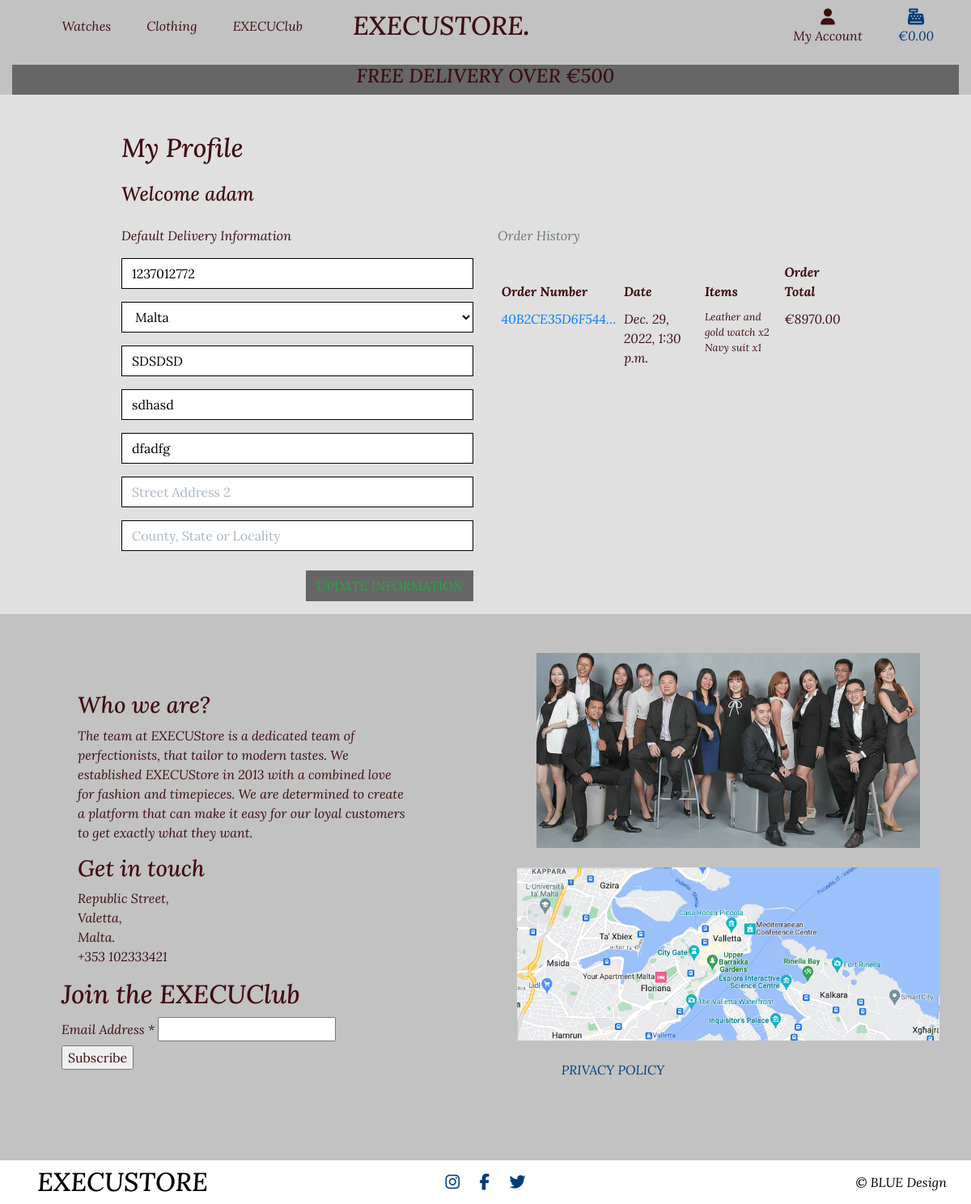
Screenshot of /profile/ (signed in) with the database file from the repository.
### profiles/models.py (models this page shows, shortened)
class UserProfile(models.Model):
    user = models.OneToOneField(User, on_delete=models.CASCADE)
    default_phone_number = models.CharField(max_length=20, null=True, blank=True)
    default_country = CountryField(blank_label='Country *', null=True, blank=True)
    default_postcode = models.CharField(max_length=20, null=True, blank=True)
    default_town_or_city = models.CharField(max_length=40, null=True, blank=True)
    default_street_address1 = models.CharField(max_length=80, null=True, blank=True)
    default_street_address2 = models.CharField(max_length=80, null=True, blank=True)
    default_county = models.CharField(max_length=80, null=True, blank=True)

### checkout/models.py (models this page shows, shortened)
class Order(models.Model):
    order_number = models.CharField(max_length=32, null=False, editable=False)
    user_profile = models.ForeignKey(UserProfile, on_delete=models.SET_NULL,
                                     null=True, blank=True, related_name='orders')
    full_name = models.CharField(max_length=50, null=False, blank=False)
    email = models.EmailField(max_length=250, null=False, blank=False)
    phone_number = models.CharField(max_length=20, null=False, blank=False)
    country = CountryField(blank_label='Country *', null=False, blank=False)
    postcode = models.CharField(max_length=20, null=True, blank=True)
    town_or_city = models.CharField(max_length=40, null=False, blank=False)
    street_address1 = models.CharField(max_length=80, null=False, blank=False)
    street_address2 = models.CharField(max_length=80, null=True, blank=True)
    county = models.CharField(max_length=80, null=True, blank=True)
    date = models.DateTimeField(auto_now_add=True)
    delivery_cost = models.DecimalField(max_digits=6, decimal_places=2, null=False, default=0)
    order_total = models.DecimalField(max_digits=15, decimal_places=2, null=False, default=0)
    grand_total = models.DecimalField(max_digits=15, decimal_places=2, null=False, default=0)
    original_bag = models.TextField(null=False, blank=False, default='')
    stripe_pid = models.CharField(max_length=254, null=False, blank=False, default='')

class OrderLineItem(models.Model):
    order = models.ForeignKey(Order, null=False, blank=False,
                              on_delete=models.CASCADE,
                              related_name='lineitems')
    product = models.ForeignKey(Product, null=False,
                                blank=False, on_delete=models.CASCADE)
    quantity = models.IntegerField(null=False, blank=False, default=0)
    lineitem_total = models.DecimalField(max_digits=15, decimal_places=2,
                                         null=False, blank=False,
                                         editable=False)

### products/models.py (models this page shows, shortened)
class Product(models.Model):
    category = models.ForeignKey('Category', null=True, blank=True,
                                 on_delete=models.SET_NULL)
    name = models.CharField(max_length=255)
    product_id = models.CharField(max_length=254, null=True, blank=True)
    description = models.TextField()
    price = models.DecimalField(max_digits=15, decimal_places=2)
    availability = models.CharField(max_length=255)
    image_url = models.URLField(max_length=1024, null=True, blank=True)
    image = models.ImageField(null=True, blank=True)

### profiles/views.py (the view)
# urls.py: path('profile/', include('profiles.urls')),
@login_required
def profile(request):
    profile = get_object_or_404(UserProfile, user=request.user)
    if request.method == 'POST':
        form = UserProfileForm(request.POST, instance=profile)
        if form.is_valid():
            form.save()
            messages.success(request, 'Profile updated successfully')
    form = UserProfileForm(instance=profile)
    orders = profile.orders.all()
    template = 'profiles/profile.html'
    context = {
        'form': form,
        'orders': orders,
        'on_profile_page': True
    }
    return render(request, template, context)

### profiles/forms.py
class UserProfileForm(forms.ModelForm):
    class Meta:
        model = UserProfile
        exclude = ('user',)
    def __init__(self, *args, **kwargs):
        super().__init__(*args, **kwargs)
        placeholders = {
            'default_phone_number': 'Phone Number',
            'default_postcode': 'Postal Code',
            'default_town_or_city': 'Town or City',
            'default_street_address1': 'Street Address 1',
            'default_street_address2': 'Street Address 2',
            'default_county': 'County, State or Locality',
        }
        self.fields['default_phone_number'].widget.attrs['autofocus'] = True
        for field in self.fields:
            if field != 'default_country':
                if self.fields[field].required:
                    placeholder = f'{placeholders[field]} *'
                else:
                    placeholder = placeholders[field]
                self.fields[field].widget.attrs['placeholder'] = placeholder
            self.fields[field].widget.attrs['class'] = 'border-black rounded-0 profile-form-input'
            self.fields[field].label = False

### bag/contexts.py (called while the page is built, shortened)
def bag_contents(request):
    bag_items = []
    total = 0
    product_count = 0
    bag = request.session.get('bag', {})
    if total < settings.FREE_DELIVERY_THRESHOLD:
        delivery = total * Decimal(settings.STANDARD_DELIVERY_PERCENTAGE / 100)
        free_delivery_delta = settings.FREE_DELIVERY_THRESHOLD - total
    else:
        delivery = 0
        free_delivery_delta = 0
    grand_total = delivery + total
    context = {
        'bag_items': bag_items,
        'total': total,
        'product_count': product_count,
        'delivery': delivery,
        'free_delivery_delta': free_delivery_delta,
        'free_delivery_threshold': settings.FREE_DELIVERY_THRESHOLD,
        'grand_total': grand_total,
    }
    return context

### profiles/templates/profiles/profile.html (shortened to what this page needs)
{% extends "base.html" %}
{% load static %}
{% block extra_css %}
    <link rel="stylesheet" href="{% static 'profiles/css/profile.css' %}">
{% endblock %}
{% block page_header %}
    <div class="container header-container">
    </div>
{% endblock %}
{% block content %}
    <div class="overlay backcolor"></div>
    <div class="container mb-2">
        <div class="row">
            <div class="col ">
                <h2 class=" mb-4">My Profile</h2>
                <h4 class=" mb-4 mt-2"> Welcome {{ user }} </h4>
            </div>
        </div>
        <div class="row">
            <div class="col-12 col-lg-6">
                <p class="text-muted text-color">Default Delivery Information</p>
                <form class="mt-3" action="{% url 'profile' %}" method="POST" id="profile-update-form">
                    {{ form|crispy }}
                    <button class="btn btn-color rounded-0 text-uppercase my-2 float-right text-success">Update Information</button>
                </form>
            </div>
            <div class="col-12 col-lg-6">
                <p class="text-muted">Order History</p>
                <div class="order-history table-responsive">
                    <table class="table table-sm table-borderless text-color">
                        <thead>
                            <tr>
                                <th>Order Number</th>
                                <th>Date</th>
                                <th>Items</th>
                                <th>Order Total</th>
                            </tr>
                        </thead>
                        <tbody>
                            {% for order in orders %}
                                <tr>
                                    <td>
                                        <a href="{% url 'order_history' order.order_number %}"
                                        title="{{ order.order_number }}">
                                            {{ order.order_number|truncatechars:15 }}
                                        </a>
                                    </td>
                                    <td>{{ order.date }}</td>
                                    <td>
                                        <ul class="list-unstyled">
                                            {% for item in order.lineitems.all %}
                                                <li class="small">
                                                    {{ item.product.name }} x{{ item.quantity }}
                                                </li>
                                            {% endfor %}
                                        </ul>
                                    </td>
                                    <td>€{{ order.grand_total }}</td>
                                </tr>
                            {% endfor %}
                        </tbody>
                    </table>
                </div>
            </div>
        </div>
    </div>
{% endblock %}

### static/css/base.css (style rules this page uses)
html { height: 100%; }
body { background: url('/media/homepage-image.jpg') no-repeat center center fixed; background-size: cover; color: #3F0D12; font-family: 'Lora'; font-style: italic; box-sizing: border-box; }
.border-black { border: 1px solid black !important; }
.overlay { height: 100%; width: 100%; top: 0; left: 0; position: fixed; background: whitesmoke; z-index: -1; }
@media (min-width: 1200px) { .container { max-width: 80%; } }
@media (min-width: 992px) { .header-container { padding-top: 164px; } }
.text-color { color: #3F0D12 !important; }
.backcolor { background-color: #E0E0E0; }
.row { margin: 0; }
.btn-color { background-color: #666666; }

### profiles/static/profiles/css/profile.css (style rules this page uses)
.order-history { max-height: 416px; overflow-y: auto; }
#profile-update-form .form-control { color: #000; }
#profile-update-form input::placeholder { color: #aab7c4; }
#id_default_country, #id_default_country option:not(:first-child) { color: #000; }
body { min-height: 100vh; }

### rows the page displays
UserProfile: default_phone_number "1237012772", default_country "Malta", default_postcode "SDSDSD", default_town_or_city "sdhasd", default_street_address1 "dfadfg"
Order: order_number "40B2CE35D6F544…", date "Dec. 29, 2022, 1:30 p.m.", grand_total "8970.00"
OrderLineItem: product.name "Leather and gold watch", quantity "2"
OrderLineItem: product.name "Navy suit", quantity "1"

### other values shown
{{ free_delivery_threshold }} "500"
{{ user }} "adam"
